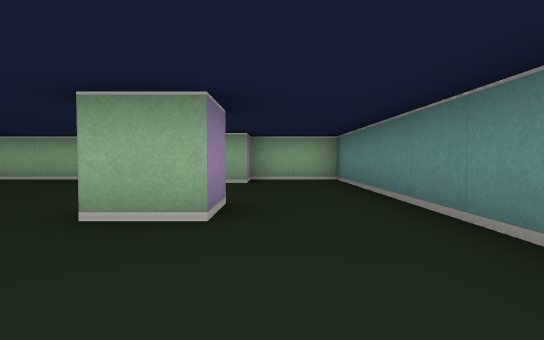
[1] (above)

14 first-person views from a walk through a cub3D level. The camera is about half as high as the walls, tilts 2° down and sees 80° across. The floor is counted in squares. Each view is taken from the middle of a square. On the plan, view 1 faces up. The plan holds only what a view shows up to about 9 squares ahead; the rest is blank.

[2]
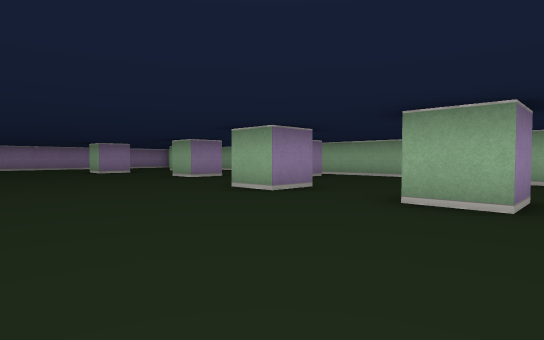

[3]
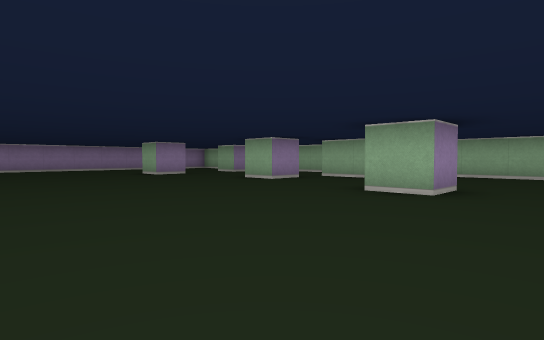

[4]
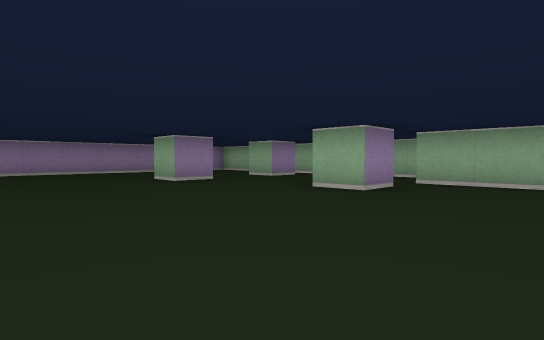

[5]
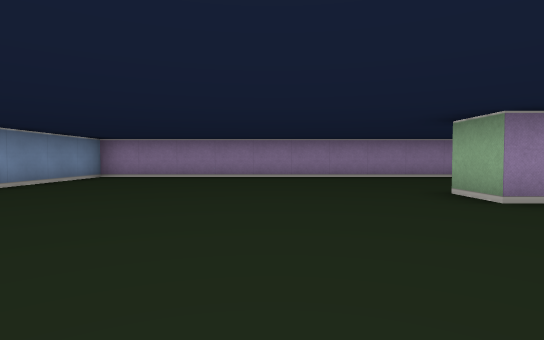

[6]
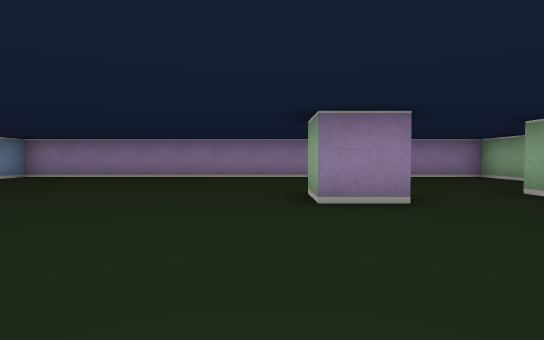

[7]
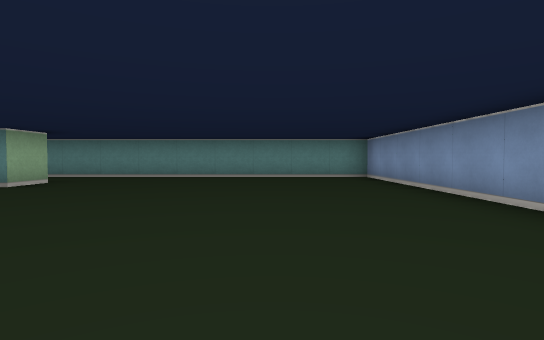

[8]
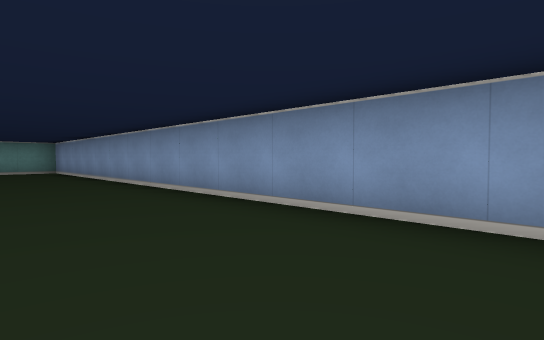

[9]
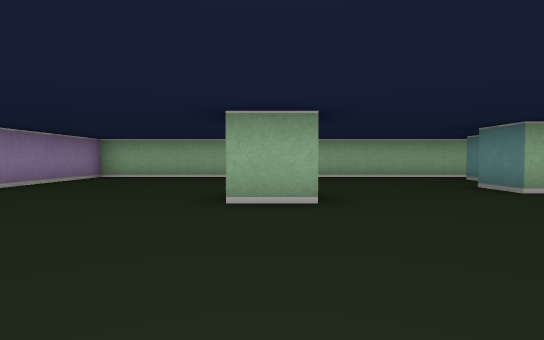

[10]
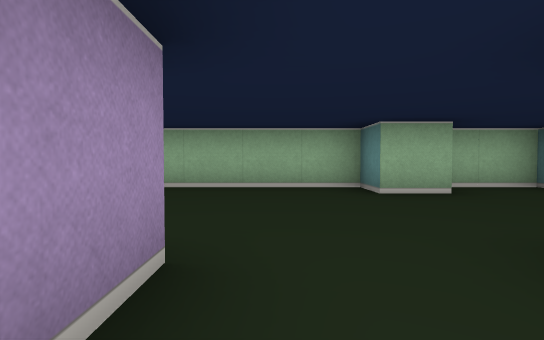

[11]
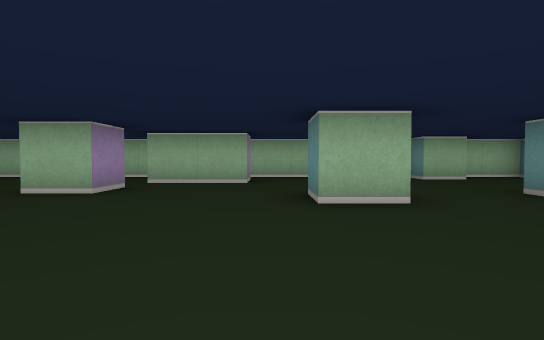

[12]
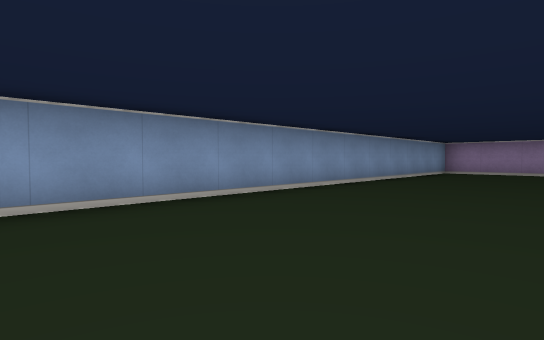

[13]
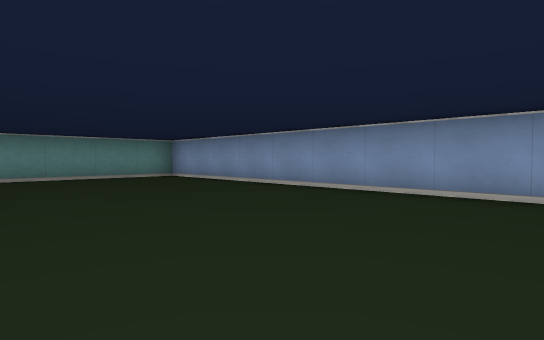

[14]
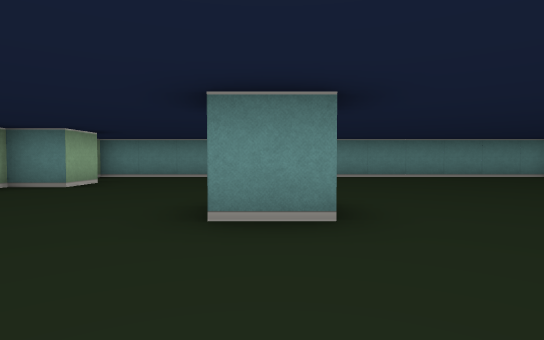

### Floor plan
Points are (right, up) in squares from view 1. A wall is a line through its corners. A room is listed if a view was taken in it or the views show most of it. See-through windows are left out.
Room 1 (views 1, 2, 3, 4, 5, 6, 7, 8, 9, 10, 11, 12, 13, 14)
walls: (-7.5, 4.5) (-7.5, 3.5) (-8.5, 3.5) (-8.5, 4.5); (-11.5, 3.6) (-11.5, 2.5) (-12.5, 2.5); (-7.5, 6) (-7.5, 6.5); (-3.5, 3.6) (-3.5, 2.5) (-4.5, 2.5) (-4.5, 3.5); (-5.5, 6.5) (-5.5, 5.5) (-7.5, 5.5); (-0.5, 3.5) (-0.5, 2.5) (-1.5, 2.5) (-1.5, 3.5); (-1.5, 6.5) (-1.5, 7.5) (-16.5, 7.5) (-16.5, -4.5) (1.5, -4.5) (1.5, 7.5) (-0.5, 7.5) (-0.5, 6.5) (-1.5, 6.5)

Positions as (right, up) in squares from view 1, and headings:
1: (0, 0), facing up
2: (0, -1), facing up-left
3: (-2, -2), facing up-left
4: (-5, -1), facing up-left
5: (-8, 0), facing left
6: (-8, 2), facing left
7: (-7, -2), facing right
8: (-11, -2), facing down-right
9: (-12, -1), facing up
10: (-3, 2), facing up
11: (-5, -1), facing up
12: (-5, -1), facing down-left
13: (-7, 0), facing down-right
14: (-7, 3), facing right
